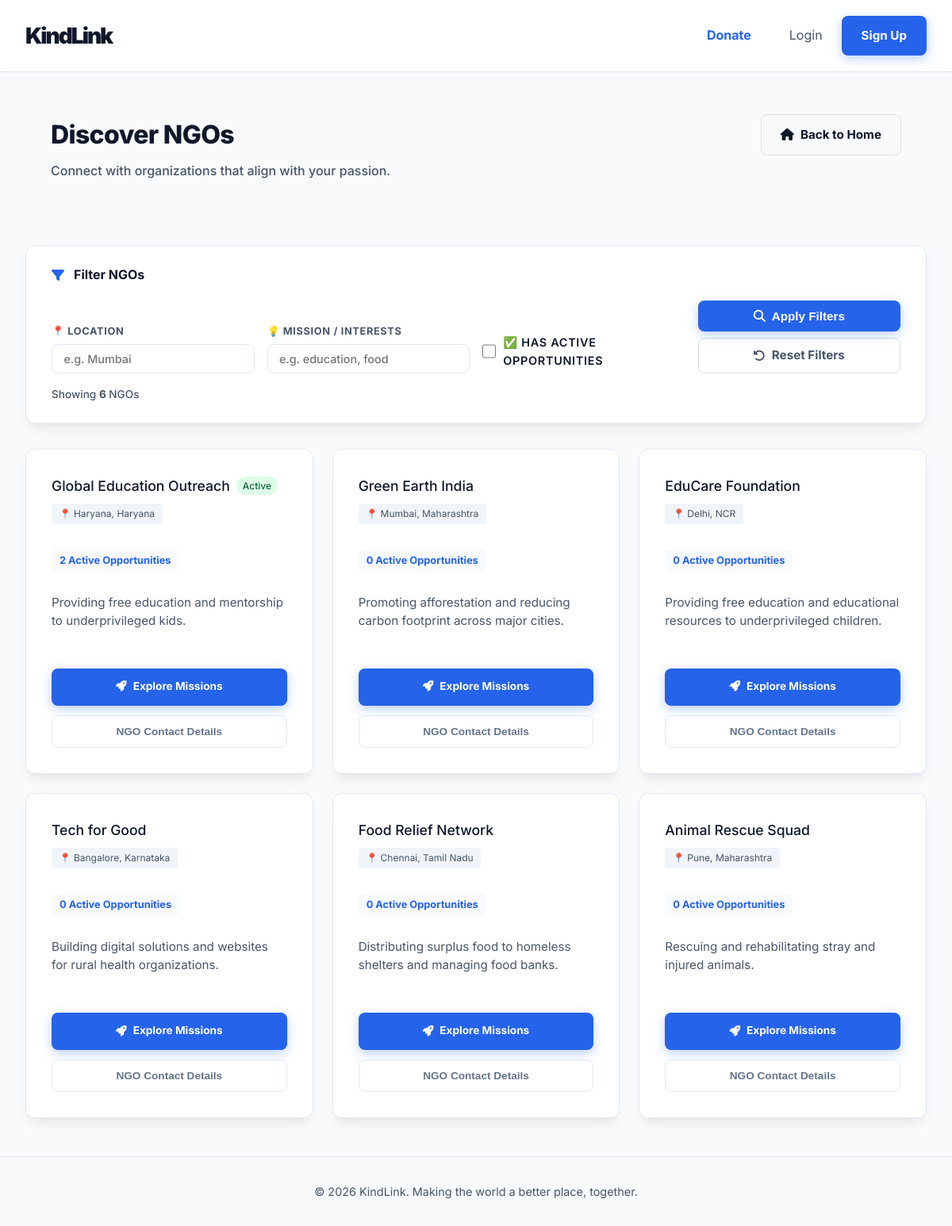
Screenshot of /view_ngos with the database file from the repository.
### app.py (models this page shows)
class User(db.Model):
    id = db.Column(db.Integer, primary_key=True)
    role = db.Column(db.String(20), nullable=False) # 'volunteer' or 'ngo'
    name = db.Column(db.String(100), nullable=False)
    email = db.Column(db.String(120), unique=True, nullable=False)
    password = db.Column(db.String(200), nullable=False)
    mobile = db.Column(db.String(20), default='')
    hours_logged = db.Column(db.Integer, default=0)
    badges = db.Column(db.String(200), default='') # comma separated
    location = db.Column(db.String(100), default='Local')
    skills = db.Column(db.String(255), default='') # comma separated
    interests = db.Column(db.String(255), default='')
    availability = db.Column(db.String(100), default='')
    is_available_now = db.Column(db.Boolean, default=False)
    mission = db.Column(db.Text, default='')

### app.py (the view)
@app.route('/view_ngos')
def view_ngos():
    user = None
    if 'user_id' in session:
        user = User.query.get(session['user_id'])
    filter_location = request.args.get('location', '').strip().lower()
    filter_mission  = request.args.get('mission', '').strip().lower()
    filter_active   = request.args.get('active_only', '')
    ngos = User.query.filter_by(role='ngo').all()
    ngo_list = []
    for ngo in ngos:
        active_opp_count = Opportunity.query.filter_by(ngo_id=ngo.id).count()
        if filter_location and filter_location not in (ngo.location or '').lower():
            continue
        if filter_mission and filter_mission not in (ngo.mission or '').lower():
            continue
        if filter_active == 'on' and active_opp_count == 0:
            continue
        ngo_list.append({
            'user': ngo,
            'active_opp_count': active_opp_count
        })
    return render_template('view_ngos.html', ngos=ngo_list,
                           filter_location=filter_location,
                           filter_mission=filter_mission,
                           filter_active=filter_active)

### templates/view_ngos.html (shortened to what this page needs)
{% extends "base.html" %}
{% block content %}
<div class="container" style="padding-top: 2rem;">
    <div class="dashboard-header" style="margin-bottom: 3rem; display: flex; justify-content: space-between; align-items: flex-start; gap: 2rem; flex-wrap: wrap;">
        <div class="header-left">
            <h1 class="responsive-h1" style="font-weight: 800; letter-spacing: -0.02em; margin-bottom: 0.5rem;">Discover NGOs</h1>
            <p class="responsive-p" style="color: var(--text-secondary); font-weight: 500;">Connect with organizations that align with your passion.</p>
        </div>
        <div class="header-right">
            <a href="{{ url_for('index') }}" class="btn btn-outline" style="display: flex; align-items: center; gap: 0.5rem; font-weight: 700; color: var(--text-primary); border-color: rgba(15, 23, 42, 0.1); padding: 0.8rem 1.5rem;">
                <i class="fa-solid fa-house"></i> Back to Home
            </a>
        </div>
    </div>
    <section style="margin-bottom: 2rem;">
        <form method="GET" action="{{ url_for('view_ngos') }}" id="filterForm">
            <div class="glass-card" style="padding: 1.5rem 2rem;">
                <div style="display: flex; align-items: center; gap: 0.75rem; margin-bottom: 1.25rem;">
                    <i class="fa-solid fa-filter" style="color: var(--brand-accent);"></i>
                    <h4 style="margin: 0; font-size: 1rem; font-weight: 700;">Filter NGOs</h4>
                </div>
                <div style="display: grid; grid-template-columns: repeat(auto-fit, minmax(180px, 1fr)); gap: 1rem; align-items: end;">
                    <div>
                        <label style="font-size: 0.8rem; font-weight: 700; color: var(--text-secondary); display: block; margin-bottom: 0.4rem; text-transform: uppercase; letter-spacing: 0.05em;">📍 Location</label>
                        <input type="text" name="location" value="{{ filter_location }}" placeholder="e.g. Mumbai" class="form-control" style="padding: 0.55rem 0.9rem; font-size: 0.9rem;">
                    </div>
                    <div>
                        <label style="font-size: 0.8rem; font-weight: 700; color: var(--text-secondary); display: block; margin-bottom: 0.4rem; text-transform: uppercase; letter-spacing: 0.05em;">💡 Mission / Interests</label>
                        <input type="text" name="mission" value="{{ filter_mission }}" placeholder="e.g. education, food" class="form-control" style="padding: 0.55rem 0.9rem; font-size: 0.9rem;">
                    </div>
                    <div style="display: flex; align-items: center; gap: 0.6rem; padding-bottom: 0.3rem;">
                        <input type="checkbox" id="active_only" name="active_only" value="on" {% if filter_active == 'on' %}checked{% endif %} style="width: 18px; height: 18px; accent-color: var(--brand-accent); cursor: pointer;">
                        <label for="active_only" style="font-size: 0.9rem; font-weight: 600; cursor: pointer; margin: 0;">✅ Has Active Opportunities</label>
                    </div>
                    <div style="display: flex; flex-direction: column; gap: 0.5rem;">
                        <button type="submit" class="btn btn-primary" style="width: 100%; padding: 0.6rem 1rem; font-weight: 700; display: flex; align-items: center; justify-content: center; gap: 0.5rem;">
                            <i class="fa-solid fa-magnifying-glass"></i> Apply Filters
                        </button>
                        <a href="{{ url_for('view_ngos') }}" class="btn btn-outline" style="width: 100%; padding: 0.6rem 1rem; font-weight: 700; display: flex; align-items: center; justify-content: center; gap: 0.5rem; text-align: center; color: var(--text-secondary); border-color: rgba(15,23,42,0.15);">
                            <i class="fa-solid fa-rotate-left"></i> Reset Filters
                        </a>
                    </div>
                </div>
                {% if ngos is defined %}
                <p style="margin-top: 1rem; font-size: 0.85rem; color: var(--text-secondary); font-weight: 500;">
                    Showing <strong>{{ ngos|length }}</strong> NGO{{ 's' if ngos|length != 1 else '' }}
                </p>
                {% endif %}
            </div>
        </form>
    </section>
    <section class="matches-section">
        <div class="matches-grid">
            {% if ngos %}
                {% for item in ngos %}
                <div class="match-card glass-card hover-lift">
                    <div class="match-header">
                        <h4 style="display:flex; align-items:center; gap:0.5rem; flex-wrap:wrap; margin:0;">
                            {{ item.user.name }}
                            {% if item.active_opp_count > 0 %}
                            <span style="font-size:0.75rem; background:#dcfce7; color:#166534; padding:2px 8px; border-radius:12px; white-space:nowrap;">Active</span>
                            {% endif %}
                        </h4>
                        <span class="tag" style="font-size: 0.75rem; width: fit-content;">📍 {{ item.user.location }}</span>
                    </div>
                    <div class="match-info-center">
                        <div style="margin-top: 0.5rem; display: flex; gap: 0.5rem; flex-wrap: wrap;">
                            <span class="badge" style="background: var(--bg-light); color: var(--brand-accent); padding: 4px 10px; border-radius: 6px; font-size: 0.8rem; font-weight: 700;">
                                {{ item.active_opp_count }} Active Opportunities
                            </span>
                        </div>
                        <p class="match-desc" style="margin-top: 1rem;">
                            {{ item.user.mission if item.user.mission else "Dedicated to making a difference in the community." }}
                        </p>
                    </div>
                    <div class="match-actions-end" style="display: flex; flex-direction: column; gap: 0.75rem;">
                        <a href="{{ url_for('ngo_showcase', ngo_id=item.user.id) }}" class="btn btn-primary btn-sm btn-block" style="padding: 0.8rem; border-radius: 8px; font-weight: 700; display: flex; align-items: center; justify-content: center; gap: 0.5rem; background: var(--brand-accent); border: none;">
                            <i class="fa-solid fa-rocket"></i> Explore Missions
                        </a>
                        <button class="btn btn-outline btn-sm btn-block" style="border-color: #e2e8f0; color: #64748b; padding: 0.75rem; border-radius: 8px;"
                                data-name="{{ item.user.name }}"
                                data-email="{{ item.user.email }}"
                                data-mobile="{{ item.user.mobile if item.user.mobile else 'Not Provided' }}"
                                data-location="{{ item.user.location }}"
                                onclick="showNgoDetails(this)">NGO Contact Details</button>
                    </div>
                </div>
                {% endfor %}
            {% else %}
                <div class="empty-state" style="grid-column: 1 / -1; padding: 4rem;">
                    <p style="font-size: 1.1rem;">No NGOs found on the platform yet. Check back soon!</p>
                </div>
            {% endif %}
        </div>
    </section>
</div>
{% endblock %}

### static/css/style.css (style rules this page uses)
:root { --bg-light: #f8fafc; --surface-light: #ffffff; --text-primary: #0f172a; --text-secondary: #475569; --brand-primary: #0f172a; --brand-accent: #2563eb; --brand-accent-soft: rgba(37, 99, 235, 0.08); --border-color: #e2e8f0; --premium-shadow: 0 4px 6px -1px rgba(0, 0, 0, 0.03), 0 10px 15px -3px rgba(0, 0, 0, 0.05), 0 20px 25px -5px rgba(0, 0, 0, 0.02); --error: #ef4444; --success: #10b981; }
* { box-sizing: border-box; margin: 0; padding: 0; }
body { font-family: 'Inter', sans-serif; background-color: var(--bg-light); color: var(--text-primary); line-height: 1.6; overflow-x: hidden; min-height: 100vh; display: flex; flex-direction: column; padding-top: 80px; word-wrap: break-word; overflow-wrap: break-word; }
html { overflow-x: hidden; }
a { color: var(--brand-accent); text-decoration: none; transition: all 0.2s cubic-bezier(0.4, 0, 0.2, 1); font-weight: 600; }
.container { max-width: 1400px; margin: 0 auto; padding: 0 2rem; }
.btn { display: inline-flex; align-items: center; justify-content: center; padding: 0.75rem 1.5rem; border-radius: 8px; font-weight: 700; text-align: center; cursor: pointer; transition: all 0.3s cubic-bezier(0.4, 0, 0.2, 1); border: 1px solid transparent; font-size: 0.95rem; gap: 0.75rem; }
.btn-primary { background-color: var(--brand-accent); color: white; box-shadow: 0 4px 14px 0 rgba(37, 99, 235, 0.3); }
.btn-outline { border: 1px solid var(--border-color); color: var(--text-primary); background: transparent; }
.btn-block { display: block; width: 100%; }
.btn-sm { padding: 0.4rem 0.8rem; font-size: 0.85rem; }
.glass-card, .glass-container { background: #ffffff; border: 1px solid var(--border-color); border-radius: 12px; padding: 2.5rem; transition: all 0.3s cubic-bezier(0.4, 0, 0.2, 1); box-shadow: var(--premium-shadow); }
.glass-card { position: relative; }
label { display: block; margin-bottom: 0.5rem; font-weight: 700; color: var(--text-primary); font-size: 0.85rem; text-transform: uppercase; letter-spacing: 0.05em; }
.form-control { width: 100%; padding: 0.85rem 1.25rem; border-radius: 8px; background-color: #ffffff; border: 1px solid var(--border-color); color: var(--text-primary); font-family: inherit; font-weight: 500; transition: all 0.2s cubic-bezier(0.4, 0, 0.2, 1); }
.dashboard-header { display: flex; justify-content: space-between; align-items: center; padding: 2rem; margin-bottom: 2.5rem; flex-wrap: wrap; gap: 2rem; }
.badges-section, .matches-section, .analytics-section, .opps-section { margin-bottom: 3rem; }
.matches-grid { display: grid; grid-template-columns: repeat(auto-fill, minmax(350px, 1fr)); gap: 1.5rem; margin-top: 1.5rem; }
.match-card { padding: 2rem; display: flex; flex-direction: column; gap: 1.5rem; align-items: stretch; transition: all 0.3s cubic-bezier(0.4, 0, 0.2, 1); }
.match-header { display: flex; flex-direction: column; gap: 0.5rem; }
.match-info-center { flex: 1; display: flex; flex-direction: column; gap: 0.75rem; }
.match-actions-end { display: flex; flex-direction: column; gap: 0.75rem; align-items: stretch; }
.hover-lift { transition: transform 0.3s cubic-bezier(0.4, 0, 0.2, 1), box-shadow 0.3s cubic-bezier(0.4, 0, 0.2, 1); }
.match-desc { color: var(--text-secondary); font-size: 0.95rem; display: -webkit-box; -webkit-line-clamp: 3; line-clamp: 3; -webkit-box-orient: vertical; overflow: hidden; margin: 0; line-height: 1.5; }
.match-header h4 { font-weight: 500; font-size: 1.1rem; }
.match-desc { color: var(--text-secondary); margin-bottom: 1.5rem; font-size: 0.95rem; flex: 1; }
.tag { background-color: #f1f5f9; color: var(--text-secondary); padding: 0.2rem 0.6rem; border-radius: 4px; font-size: 0.8rem; }

### templates/view_ngos.html (style rules this page uses)
.match-card { min-height: 380px; justify-content: space-between; }

### rows the page displays
User: user.name "Global Education Outreach", user.location "Haryana, Haryana", user "Providing free education and mentorship to underprivileged kids."
User: user.name "Green Earth India", user.location "Mumbai, Maharashtra", user "Promoting afforestation and reducing carbon footprint across major cities."
User: user.name "EduCare Foundation", user.location "Delhi, NCR", user "Providing free education and educational resources to underprivileged children."
User: user.name "Tech for Good", user.location "Bangalore, Karnataka", user "Building digital solutions and websites for rural health organizations."
User: user.name "Food Relief Network", user.location "Chennai, Tamil Nadu", user "Distributing surplus food to homeless shelters and managing food banks."
User: user.name "Animal Rescue Squad", user.location "Pune, Maharashtra", user "Rescuing and rehabilitating stray and injured animals."

### other values shown
{{ ngos|length }} "6"
{{ 's' if ngos|length != 1 else '' }} "s"
{{ item.active_opp_count }} "2" "0" "0" "0" "0" "0"
